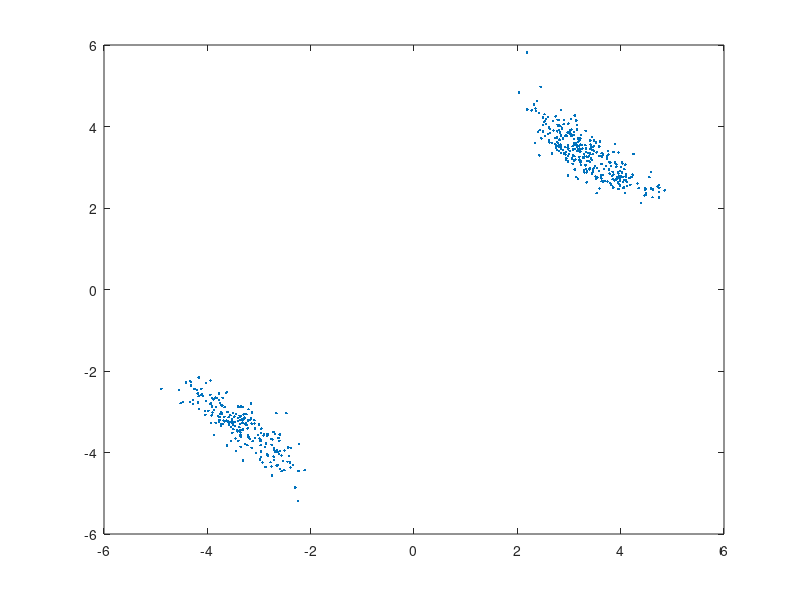

Here is the MATLAB script that generated this plot:
%multiple_try.m
T=10^3;M=100; % set up parameters
sigma=5; lam=12;
% define target pdf
f=@(x)exp(-(x(1)^2+x(2)^2+(x(1)*x(2))^2-2*lam*x(1)*x(2))/2);
X=[0,0]; % X_0
data=nan(T,2); count=0;
for t=1:T
    % step 1
    Y=repmat(X,M,1)+randn(M,2)*sigma;
    % step 2
    for i=1:M
        p(i)=f(Y(i,:));
    end
    Sum_p=sum(p);p=p/Sum_p;
    [dummy,J]=histc(rand,[0,cumsum(p)]);
    % step 3
    Z=repmat(Y(J,:),M-1,1)+randn(M-1,2)*sigma;
    Z(M,:)=X;
    % step 4
    for i=1:M
        w(i)=f(Z(i,:));
    end
    if rand<min(Sum_p/sum(w),1)
        X=Y(J,:); count=count+1;
    end
    data(t,:)=X;
end
count/T % acceptance rate estimate
plot(data(:,1),data(:,2),'.')
